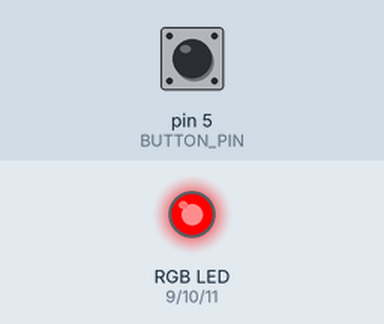
Bench run of a sketch on a simulated Arduino Uno, built with avr-gcc and run on an emulated ATmega328P. Parts: an RGB LED mixed from three pins (HIGH = lit). The inputs (shaded band) are chosen by the test bench; at power-on: pin 5 (BUTTON_PIN) HIGH.

Above: at 1.2 s.
1.3 s: pin 5 (BUTTON_PIN) pulled LOW for 0.15 s
At 3.6 s:
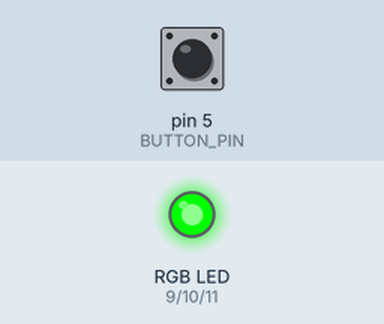
Timing chart, 0 to 5.1 s (numbered marks = the images above; inputs shaded):
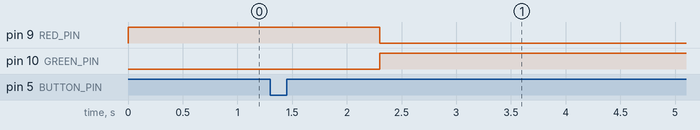

Measured:
- after the input at 1.3 s, pin 9 (RED_PIN): HIGH → LOW after 1.0 s; pin 10 (GREEN_PIN): LOW → HIGH after 1.0 s

The sketch:

04b_RGB_ButtonControlled.ino
```cpp
/*
RGB LED
  Make an RGB LED display many colors!

By:Travis Ray for use at NIS
*/


#define RED_PIN 9
#define GREEN_PIN 10
#define BLUE_PIN 11

#define BUTTON_PIN 5

int CurrentState = 1;
int DISPLAY_TIME = 100;

//-----------------------------------------------------------------------------------//


void setup()
{
  Serial.begin(9600); //Do not change
  pinMode(RED_PIN, OUTPUT);
  pinMode(GREEN_PIN, OUTPUT);
  pinMode(BLUE_PIN, OUTPUT);
  pinMode(BUTTON_PIN, INPUT_PULLUP);  //Button connected to digital 5.
}

//-----------------------------------------------------------------------------------//

void loop()
{
  if (digitalRead(BUTTON_PIN) == LOW)  {
    CurrentState = CurrentState +1;
    //CurrentState +=1;
    delay(1000);
  }


  if (CurrentState ==1) {
  redLights();
  }
  else if (CurrentState ==2) {
    greenLights();
  }
  //blueLights();
  //purpleLights(); //Red&Blue
  //yellowLights(); //Red&Green
  //cyanLights(); //Green&Blue
  //whiteLights(); //All three colors
  //offLights();


delay(DISPLAY_TIME);
}

//-----------------------------------------------------------------------------------//
void redLights()
{
  digitalWrite(RED_PIN, HIGH);
  digitalWrite(GREEN_PIN, LOW);
  digitalWrite(BLUE_PIN, LOW);
}

void greenLights()
{
 digitalWrite(RED_PIN, LOW);
 digitalWrite(GREEN_PIN, HIGH);
 digitalWrite(BLUE_PIN, LOW);
}

void blueLights()
{
  digitalWrite(RED_PIN, LOW);
  digitalWrite(GREEN_PIN, LOW);
  digitalWrite(BLUE_PIN, HIGH);
}

void purpleLights() //Red&Blue
{
    digitalWrite(RED_PIN, HIGH);
  digitalWrite(GREEN_PIN, LOW);
  digitalWrite(BLUE_PIN, HIGH);
}
void yellowLights() //Red&Green
{
    digitalWrite(RED_PIN, HIGH);
  digitalWrite(GREEN_PIN, HIGH);
  digitalWrite(BLUE_PIN, LOW);
}
void cyanLights() //Green&Blue
{
    digitalWrite(RED_PIN, LOW);
  digitalWrite(GREEN_PIN, HIGH);
  digitalWrite(BLUE_PIN, HIGH);
}
void whiteLights() //All three colors
{  digitalWrite(RED_PIN, HIGH);
  digitalWrite(GREEN_PIN, HIGH);
  digitalWrite(BLUE_PIN, HIGH);
}
void offLights()
{
    digitalWrite(RED_PIN, LOW);
  digitalWrite(GREEN_PIN, LOW);
  digitalWrite(BLUE_PIN, LOW);
}
```
